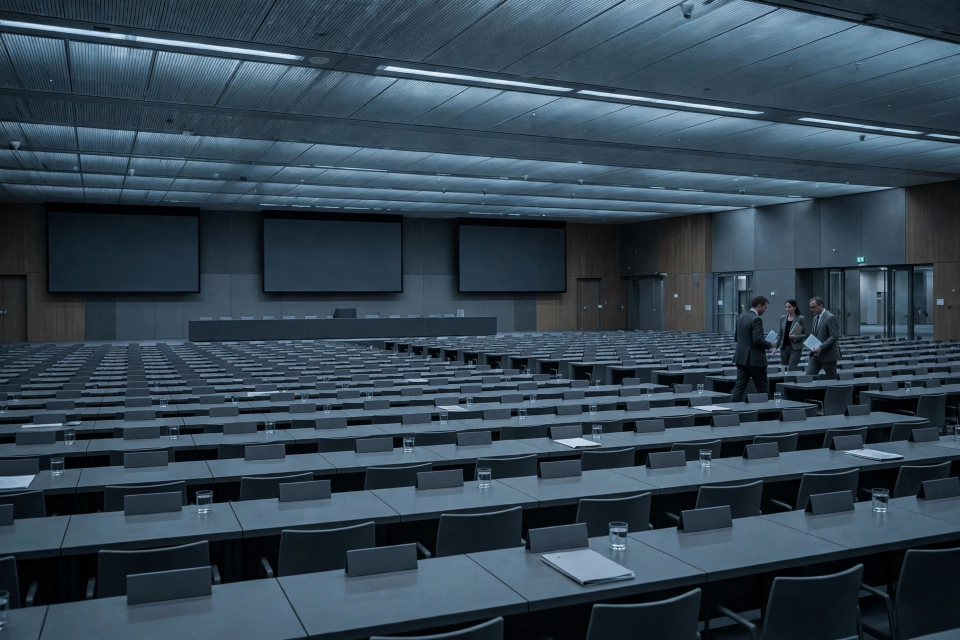
#> input picture assets/media-generation-cop31-hall-0-203f2175-006d-437b-a033-3b4a12efa1d4.webp, 1920 x 1280 px, found by its file name (shown at 1/2 size)
$ python compose.py
#> lines starting #> are read from the running program, lines starting #| are printed output that depends on the picture
#!/usr/bin/env python3
"""Compose the news-image-20261122 entry: a newspaper front page, 1024x1024.
All text is rendered by PIL (crisp, no garbled AI text); the four photos are
AI-generated illustrations of the day's verified stories.
"""
import textwrap
from PIL import Image, ImageDraw, ImageFont, ImageOps

W, H = 1024, 1024
M = 24                      # margin
GUT = 16                    # gutter between columns
ASSETS = "/home/hatch/workspace/makefun/news-image-20261122/assets/"
OUT = "/home/hatch/workspace/makefun/news-image-20261122/repo/entry.png"

PAPER = (248, 245, 238)
INK = (20, 20, 20)
NAVY = (22, 35, 63)
RED = (163, 29, 29)
GREY = (90, 90, 90)
RULE = (180, 175, 165)

SERIF = "/usr/share/fonts/truetype/dejavu/DejaVuSerif.ttf"
SERIF_B = "/usr/share/fonts/truetype/dejavu/DejaVuSerif-Bold.ttf"
SANS = "/usr/share/fonts/truetype/dejavu/DejaVuSans.ttf"
SANS_B = "/usr/share/fonts/truetype/dejavu/DejaVuSans-Bold.ttf"


def font(path, size):
    return ImageFont.truetype(path, size)


def wrap(draw, text, fnt, width):
    """Wrap text to fit pixel width; returns list of lines."""
    words = text.split()
    lines, cur = [], ""
    for w in words:
        trial = (cur + " " + w).strip()
        if draw.textlength(trial, font=fnt) <= width:
            cur = trial
        else:
            if cur:
                lines.append(cur)
            cur = w
    if cur:
        lines.append(cur)
    return lines


def draw_lines(draw, lines, fnt, x, y, fill, leading):
    for ln in lines:
        draw.text((x, y), ln, font=fnt, fill=fill)
        y += leading
    return y


def photo(path, w, h):
    im = Image.open(path).convert("RGB")
    return ImageOps.fit(im, (w, h), Image.LANCZOS)


img = Image.new("RGB", (W, H), PAPER)
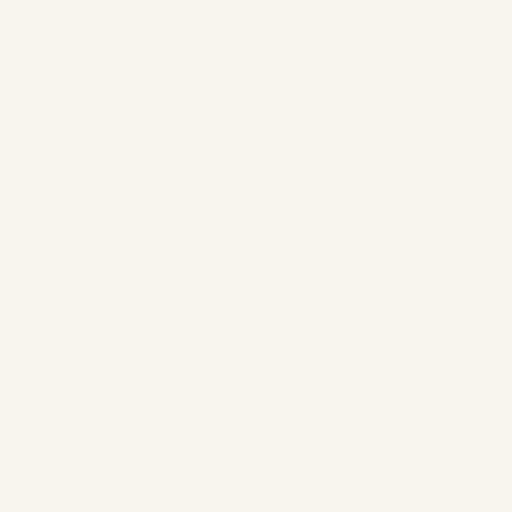
#> img: PIL image 1024x1024 RGB (shown at 1/2 size); mean R, G, B 248, 245, 238
d = ImageDraw.Draw(img)
y = 0

# ---- Masthead ----
d.rectangle([0, 0, W, 68], fill=NAVY)
f_mast = font(SERIF_B, 42)
t = "THE WORLD IN ONE DAY"
d.text(((W - d.textlength(t, font=f_mast)) / 2, 10), t, font=f_mast, fill=(255, 255, 255))
d.rectangle([0, 68, W, 72], fill=RED)

# ---- Date line (must be unmissable: criterion 1) ----
y = 82
f_date = font(SERIF_B, 40)
t = "SUNDAY, 22 NOVEMBER 2026"
d.text(((W - d.textlength(t, font=f_date)) / 2, y), t, font=f_date, fill=RED)
y += 50
f_sub = font(SANS, 17)
t = "THE DAY'S WORLD NEWS  —  AS REPORTED ON 22 NOVEMBER 2026"
d.text(((W - d.textlength(t, font=f_sub)) / 2, y), t, font=f_sub, fill=GREY)
y += 30
d.line([M, y, W - M, y], fill=RULE, width=2)
y += 12

# ---- Lead photo (COP31) ----
lead_w, lead_h = W - 2 * M, 160
img.paste(photo(ASSETS + "media-generation-cop31-hall-0-203f2175-006d-437b-a033-3b4a12efa1d4.webp",
                lead_w, lead_h), (M, y))
#> in photo, im is the input picture: PIL image 1920x1280 RGB; mean R, G, B 51.9, 69.4, 82.7
#> in photo, `return ImageOps.fit(im, (w, h), Image.LANCZOS)`:
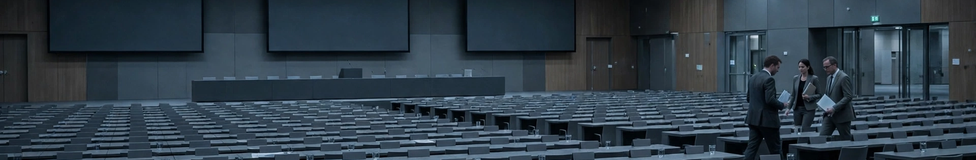
#> returned value: PIL image 976x160 RGB; mean R, G, B 47.6, 61.8, 73.2
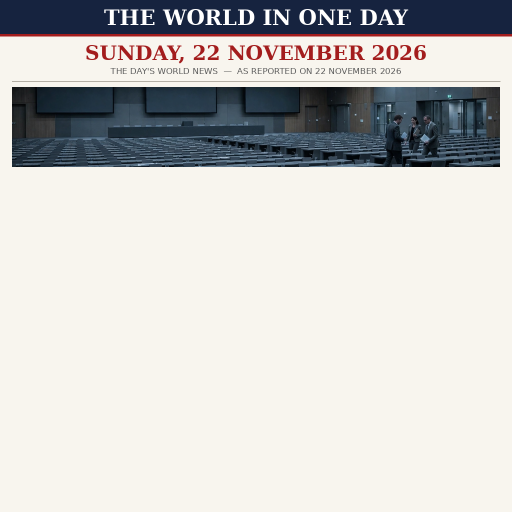
#> img: PIL image 1024x1024 RGB (shown at 1/2 size); mean R, G, B 203.3, 202.2, 200.2
y += lead_h + 10

# ---- Lead story ----
f_kick = font(SANS_B, 18)
d.text((M, y), "ANTALYA, TURKEY  ·  CLIMATE", font=f_kick, fill=RED)
y += 26
f_head = font(SERIF_B, 54)
d.text((M, y), "CLIMATE TALKS COLLAPSE", font=f_head, fill=INK)
y += 62
f_deck = font(SANS, 21)
deck = ("COP31 ends with no agreement after the EU rejects a final draft with no "
        "mention of fossil fuels.")
y = draw_lines(d, wrap(d, deck, f_deck, W - 2 * M), f_deck, M, y, INK, 26)
#> y = 484
y += 10
#> y = 494
d.line([M, y, W - M, y], fill=RULE, width=2)
y += 12
#> y = 506

# ---- Three secondary stories ----
col_w = (W - 2 * M - 2 * GUT) // 3
col_h_img = 120
cols = [
    ("media-generation-bahrain-port-0-dcdd87a3-4b73-4156-8bf1-28b3916bbcb5.webp",
     "BAHRAIN  ·  MIDDLE EAST",
     "Iran strike hits Bahrain site; two hurt",
     "Bahrain says an Iranian strike on an industrial site in Sitra injured "
     "two, one critically. Gulf states condemned the attack."),
    ("media-generation-kyiv-rubble-0-c248c4da-31e1-4c53-8fa7-f029dd558c3a.webp",
     "KYIV REGION  ·  UKRAINE",
     "Drone hits Kyiv block; 14 missing",
     "A Russian drone strike partly collapsed a five-storey block on Sunday "
     "morning. At least 14 are missing as rescuers search the rubble."),
    ("media-generation-westbank-fire-0-ab1cfd20-1782-4ecf-a567-95ca69cf1516.webp",
     "WEST BANK  ·  MIDDLE EAST",
     "Settlers torch cars across the West Bank",
     "Settlers attacked Palestinian villages overnight, burning cars and "
     "homes. Opposition leader Eisenkot called it \u201cJewish terrorism\u201d."),
]
top = y
#> top = 506
col_bottom = top
#> col_bottom = 506
f_ckick = font(SANS_B, 16)
f_chead = font(SERIF_B, 25)
f_cbody = font(SANS, 17)
for i, (fn, kick, head, body) in enumerate(cols):
    x = M + i * (col_w + GUT)
    img.paste(photo(ASSETS + fn, col_w, col_h_img), (x, top))
#> call 2 of photo, with w = 314, h = 120
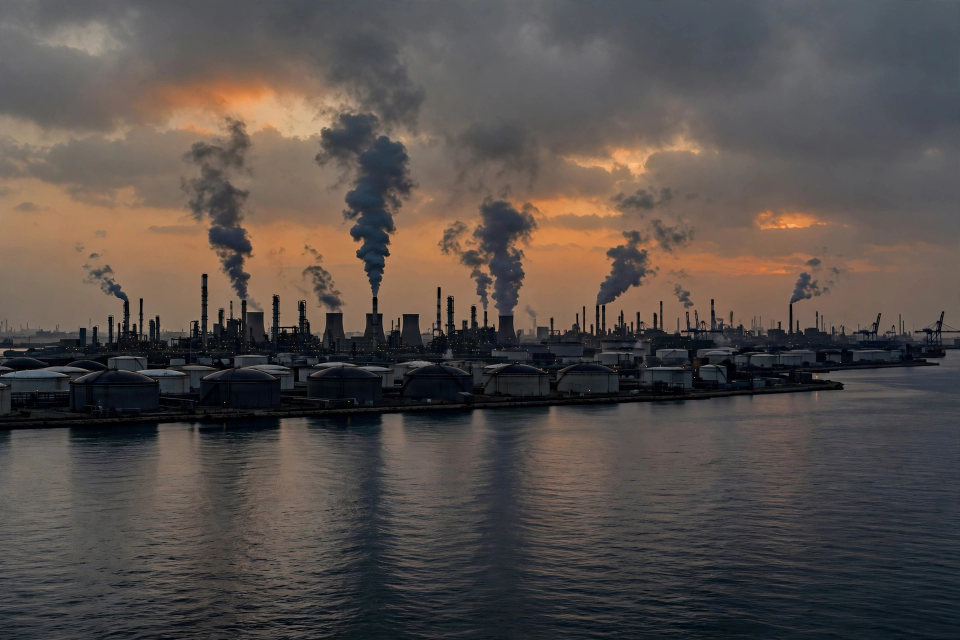
#> input picture assets/media-generation-bahrain-port-0-dcdd87a3-4b73-4156-8bf1-28b3916bbcb5.webp, 1920 x 1280 px, found by its file name (shown at 1/2 size)
#> in photo, im is the input picture: PIL image 1920x1280 RGB; mean R, G, B 86, 78.1, 74.2
#> in photo (call 2), `return ImageOps.fit(im, (w, h), Image.LANCZOS)`:
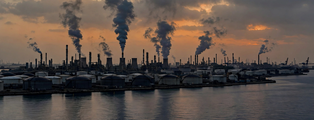
#> returned value: PIL image 314x120 RGB; mean R, G, B 92.3, 79.5, 72.1
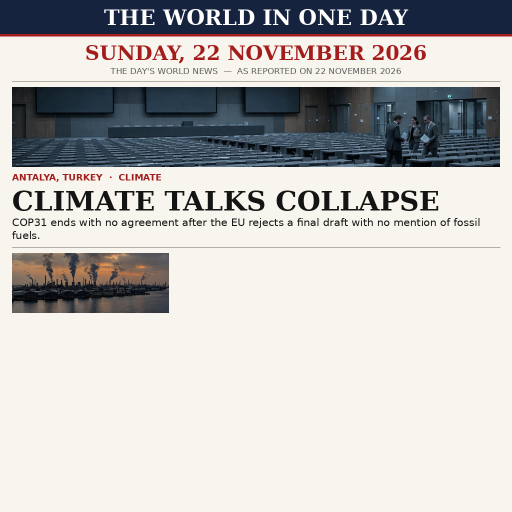
#> img: PIL image 1024x1024 RGB (shown at 1/2 size); mean R, G, B 193.7, 192.2, 190.2
    yy = top + col_h_img + 8
#> yy = 634
    d.text((x, yy), kick, font=f_ckick, fill=RED)
    yy += 22
#> yy = 656
    yy = draw_lines(d, wrap(d, head, f_chead, col_w), f_chead, x, yy, INK, 29)
#> the loop in draw_lines (call 2), `for ln in lines:` made 2 passes
#> y on passes 1 to 2: 685, 714
#> yy = 714
    yy += 4
#> yy = 718
    yy = draw_lines(d, wrap(d, body, f_cbody, col_w), f_cbody, x, yy, INK, 21)
#> yy = 802
    col_bottom = max(col_bottom, yy)
#> col_bottom = 802
#> pass 2 of the loop `for i, (fn, kick, head, body) in enumerate(cols):`:
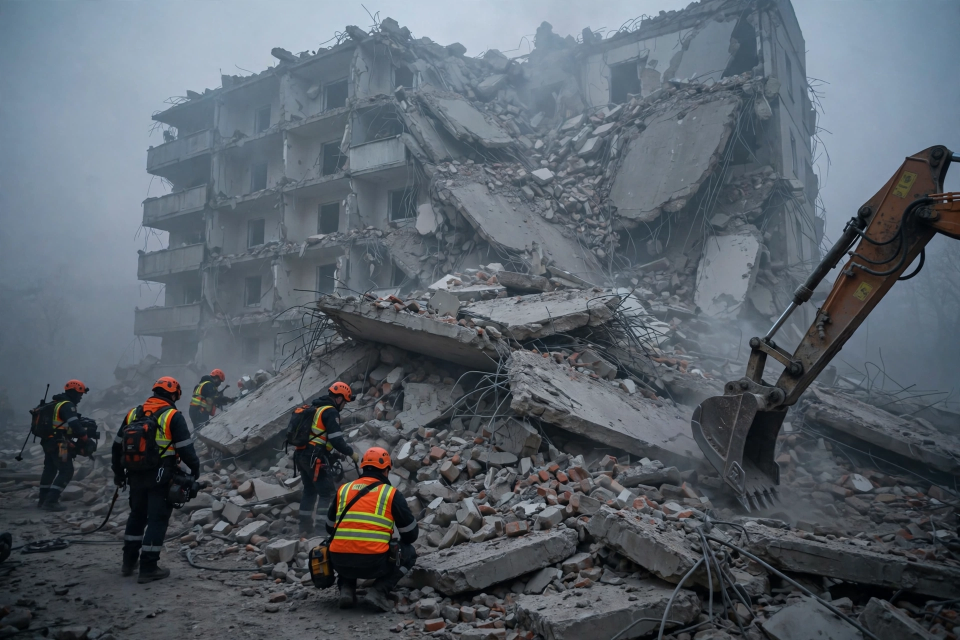
#> input picture assets/media-generation-kyiv-rubble-0-c248c4da-31e1-4c53-8fa7-f029dd558c3a.webp, 1920 x 1280 px, found by its file name (shown at 1/2 size)
#> in photo, im is the input picture: PIL image 1920x1280 RGB; mean R, G, B 88.4, 96.8, 105.5
#> in photo (call 3), `return ImageOps.fit(im, (w, h), Image.LANCZOS)`:
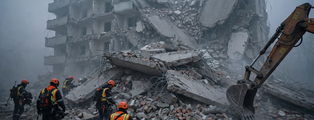
#> returned value: PIL image 314x120 RGB; mean R, G, B 84.8, 92.3, 100.4
#> `img.paste(photo(ASSETS + fn, col_w, col_h_img), (x, top))`:
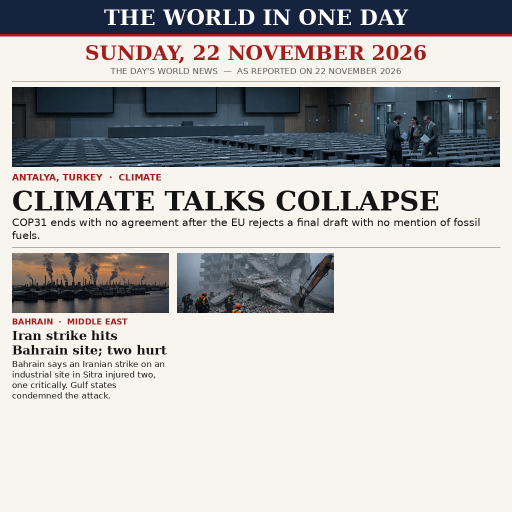
#> img: PIL image 1024x1024 RGB (shown at 1/2 size); mean R, G, B 186.4, 185.1, 183.8
#> `yy = top + col_h_img + 8`: yy = 634
#> `yy += 22`: yy = 656
#> `yy = draw_lines(d, wrap(d, head, f_chead, col_w), f_chead, x, yy, INK,..`: yy = 714
#> `yy += 4`: yy = 718
#> `yy = draw_lines(d, wrap(d, body, f_cbody, col_w), f_cbody, x, yy, INK,..`: yy = 823
#> pass 3 of the loop `for i, (fn, kick, head, body) in enumerate(cols):`:
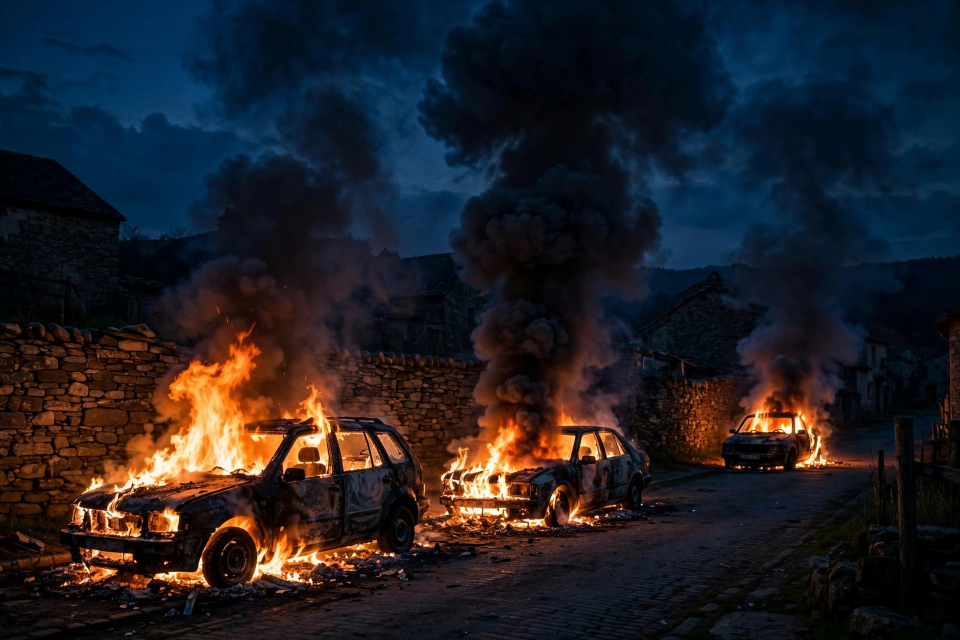
#> input picture assets/media-generation-westbank-fire-0-ab1cfd20-1782-4ecf-a567-95ca69cf1516.webp, 1920 x 1280 px, found by its file name (shown at 1/2 size)
#> in photo, im is the input picture: PIL image 1920x1280 RGB; mean R, G, B 32.7, 31.4, 36.6
#> in photo (call 4), `return ImageOps.fit(im, (w, h), Image.LANCZOS)`:
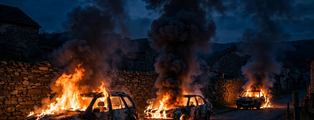
#> returned value: PIL image 314x120 RGB; mean R, G, B 41.6, 33.9, 35.1
#> `img.paste(photo(ASSETS + fn, col_w, col_h_img), (x, top))`:
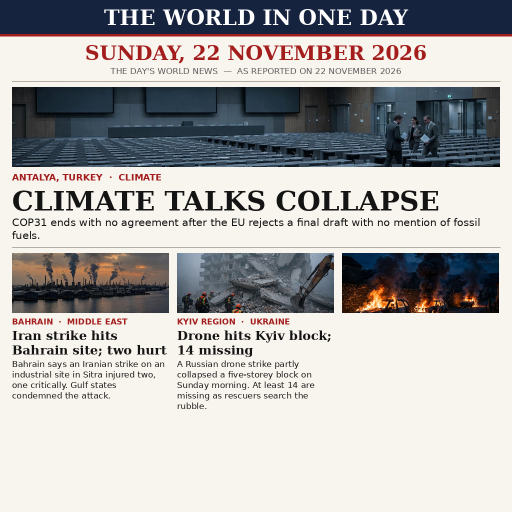
#> img: PIL image 1024x1024 RGB (shown at 1/2 size); mean R, G, B 177.5, 175.9, 174.9
#> `yy = top + col_h_img + 8`: yy = 634
#> `yy += 22`: yy = 656
#> `yy = draw_lines(d, wrap(d, head, f_chead, col_w), f_chead, x, yy, INK,..`: yy = 714
#> `yy += 4`: yy = 718
#> `yy = draw_lines(d, wrap(d, body, f_cbody, col_w), f_cbody, x, yy, INK,..`: yy = 802
y = col_bottom + 8
#> y = 831
d.line([M, y, W - M, y], fill=RULE, width=2)
y += 10
#> y = 841

# ---- Also on 22 November ----
f_also_h = font(SANS_B, 18)
d.text((M, y), "ALSO ON 22 NOVEMBER", font=f_also_h, fill=RED)
y += 26
#> y = 867
f_also = font(SANS, 19)
items = [
    ("INDONESIA", "Fire at a candy factory in Cikande, Banten, kills 3; dozens missing."),
    ("NIGERIA", "Boat carrying funeral mourners capsizes; 24 dead."),
    ("SPACE", "Europe\u2019s BepiColombo probe enters orbit around Mercury after an eight-year journey."),
    ("SOUTH KOREA", "Education minister resigns over an AI cheating scandal."),
    ("SPORT", "Leeds stun Chelsea 4\u20131 at Stamford Bridge, a first win there since 1999."),
]
for tag, txt in items:
    d.rectangle([M, y + 6, M + 8, y + 14], fill=RED)
    line = f"{tag}  —  {txt}"
    d.text((M + 16, y), line, font=f_also, fill=INK)
    y += 23
#> this loop made 5 passes
#> y on passes 1 to 5: 890, 913, 936, 959, 982
#> after the loop, y = 982
y += 6
#> y = 988
d.line([M, y, W - M, y], fill=RULE, width=2)
y += 8
#> y = 996

# ---- Footer ----
f_foot = font(SANS, 14)
t = ("All events of Sunday 22 November 2026, as reported by AP, Reuters, CNN, AFP and "
     "Al Jazeera. Photos are illustrations.")
d.text((M, y), t, font=f_foot, fill=GREY)
y += 20
#> y = 1016

print("final y =", y, "canvas H =", H)
#| final y = 1016 canvas H = 1024
assert y <= H, "layout overflow!"

img.save(OUT, "PNG", optimize=True)
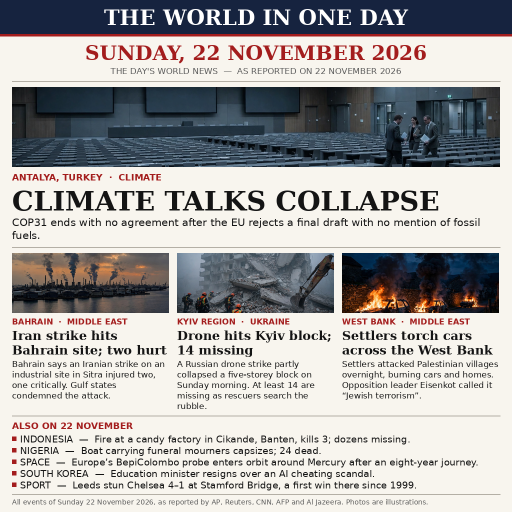
#> saved as entry.png: PIL image 1024x1024 RGB (shown at 1/2 size); mean R, G, B 172, 170.1, 169.2
import os
print("saved", OUT, os.path.getsize(OUT), "bytes")
